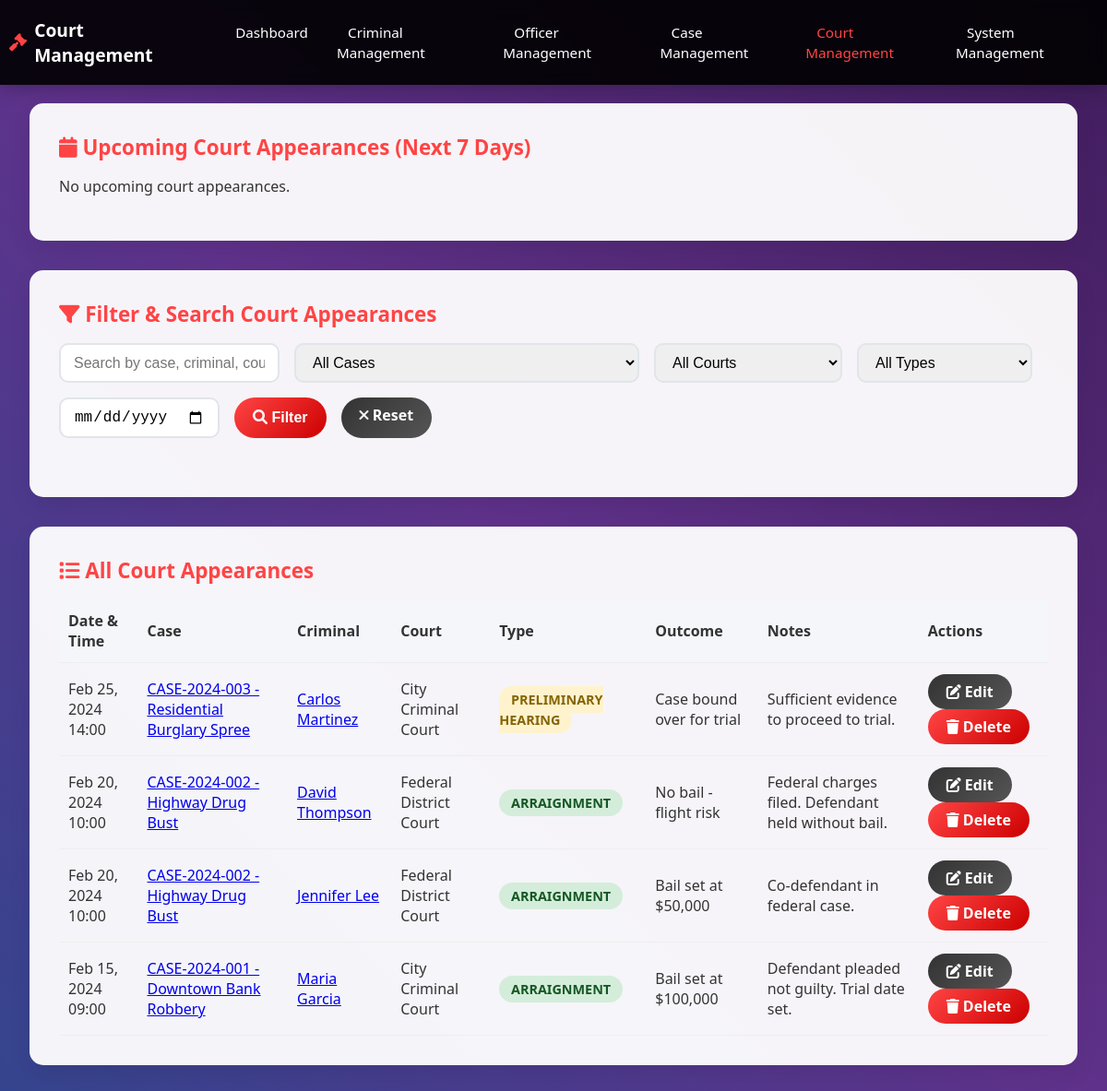
Page /modules/courts/court_management.php (signed in) on the earlier database version.
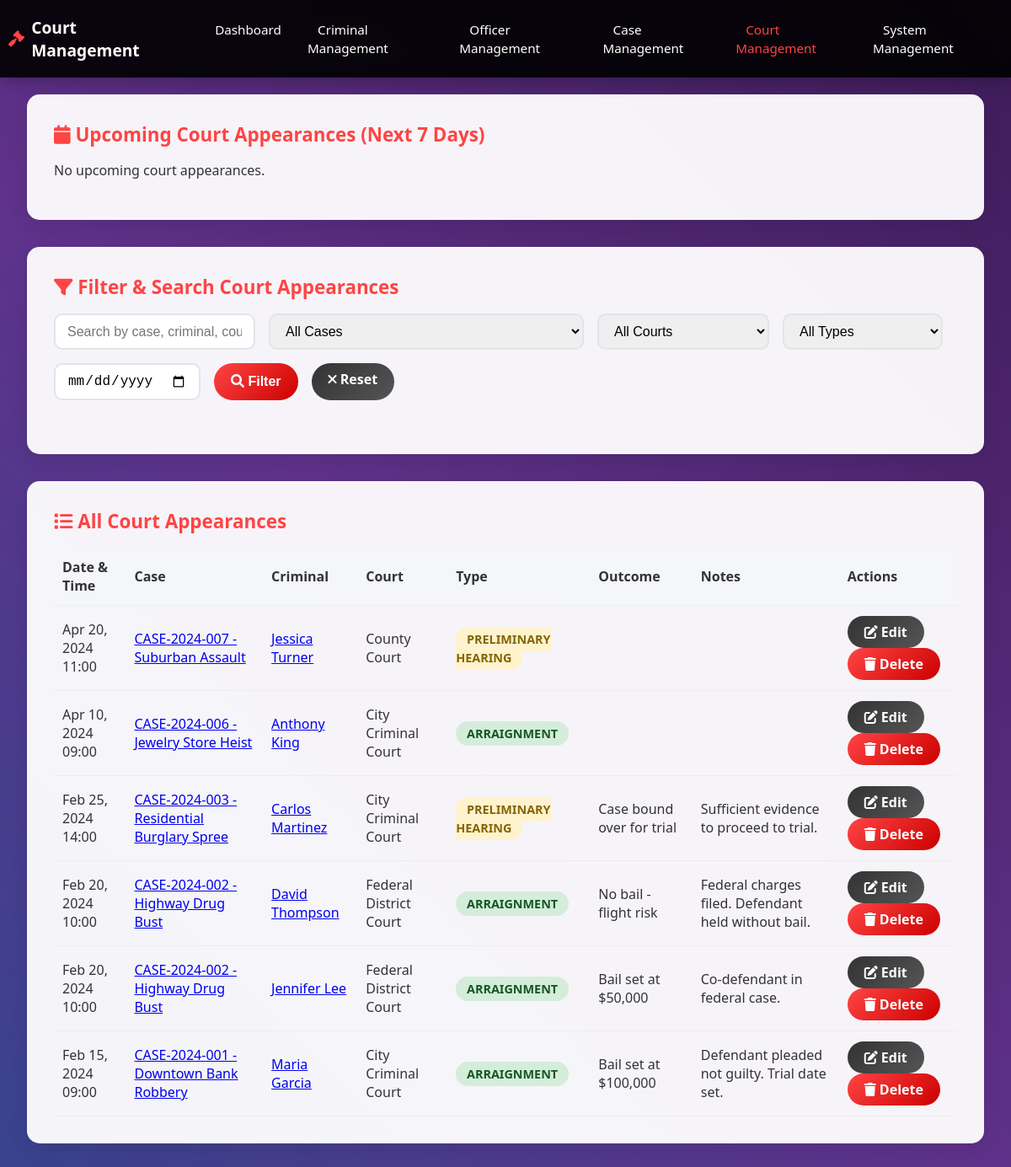
Same page on the later database version.
### tables this page shows
CREATE TABLE `court_appearances` (
  `id` int(11) NOT NULL,
  `case_id` int(11) NOT NULL,
  `criminal_id` int(11) NOT NULL,
  `court_name` varchar(100) NOT NULL,
  `court_date` datetime NOT NULL,
  `appearance_type` enum('arraignment','preliminary_hearing','trial','sentencing','appeal','other') NOT NULL,
  `outcome` text DEFAULT NULL,
  `next_hearing_date` datetime DEFAULT NULL,
  `notes` text DEFAULT NULL,
  `created_at` timestamp NOT NULL DEFAULT current_timestamp(),
  `updated_at` timestamp NOT NULL DEFAULT current_timestamp() ON UPDATE current_timestamp()
);

CREATE TABLE `cases` (
  `id` int(11) NOT NULL,
  `case_number` varchar(50) NOT NULL,
  `title` varchar(200) NOT NULL,
  `description` text NOT NULL,
  `case_type` enum('homicide','robbery','assault','drug_trafficking','fraud','burglary','theft','domestic_violence','sexual_assault','other') NOT NULL,
  `priority` enum('low','medium','high','urgent') DEFAULT 'medium',
  `status` enum('open','under_investigation','pending_trial','closed','cold_case') DEFAULT 'open',
  `location` varchar(200) NOT NULL,
  `incident_date` datetime NOT NULL,
  `reported_date` datetime NOT NULL,
  `assigned_officer` int(11) DEFAULT NULL,
  `lead_investigator` int(11) DEFAULT NULL,
  `estimated_value` decimal(12,2) DEFAULT 0.00,
  `created_by` int(11) NOT NULL,
  `created_at` timestamp NOT NULL DEFAULT current_timestamp(),
  `updated_at` timestamp NOT NULL DEFAULT current_timestamp() ON UPDATE current_timestamp(),
  `closed_at` timestamp NULL DEFAULT NULL
);

CREATE TABLE `criminals` (
  `id` int(11) NOT NULL,
  `fullname` varchar(100) NOT NULL,
  `alias` varchar(100) DEFAULT NULL,
  `date_of_birth` date NOT NULL,
  `gender` enum('male','female','other') NOT NULL,
  `nationality` varchar(50) DEFAULT NULL,
  `identification_number` varchar(50) NOT NULL,
  `address` text DEFAULT NULL,
  `phone` varchar(20) DEFAULT NULL,
  `email` varchar(100) DEFAULT NULL,
  `height` decimal(5,2) DEFAULT NULL,
  `weight` decimal(5,2) DEFAULT NULL,
  `eye_color` varchar(20) DEFAULT NULL,
  `hair_color` varchar(20) DEFAULT NULL,
  `distinguishing_marks` text DEFAULT NULL,
  `photo` varchar(255) DEFAULT NULL,
  `fingerprint_data` text DEFAULT NULL,
  `dna_sample` varchar(255) DEFAULT NULL,
  `status` enum('wanted','arrested','convicted','released','deceased') DEFAULT 'wanted',
  `risk_level` enum('low','medium','high','extreme') DEFAULT 'medium',
  `created_by` int(11) NOT NULL,
  `created_at` timestamp NOT NULL DEFAULT current_timestamp(),
  `updated_at` timestamp NOT NULL DEFAULT current_timestamp() ON UPDATE current_timestamp()
);

### modules/courts/court_management.php (the view, shortened to what this page needs)
<?php
$servername = "localhost";
$username = "root";
$password = "";
$dbname = "criminal_management";
try {
    $conn = new PDO("mysql:host=$servername;dbname=$dbname", $username, $password);
    $conn->setAttribute(PDO::ATTR_ERRMODE, PDO::ERRMODE_EXCEPTION);
} catch(PDOException $e) {
    die("Connection failed: " . $e->getMessage());
}
$search = isset($_GET['search']) ? trim($_GET['search']) : '';
$date_filter = isset($_GET['date']) ? $_GET['date'] : '';
$where_conditions = ["1=1"];
$params = [];
$where_clause = 'WHERE ' . implode(' AND ', $where_conditions);
$sql = "SELECT ca.*, c.case_number, c.title as case_title, c.case_type, cr.fullname as criminal_name
        FROM court_appearances ca
        LEFT JOIN cases c ON ca.case_id = c.id
        LEFT JOIN criminals cr ON ca.criminal_id = cr.id
        $where_clause
        ORDER BY ca.court_date DESC";
$stmt = $conn->prepare($sql);
$stmt->execute($params);
$court_appearances = $stmt->fetchAll(PDO::FETCH_ASSOC);
$upcoming_sql = "SELECT ca.*, c.case_number, c.title as case_title, cr.fullname as criminal_name
                 FROM court_appearances ca
                 LEFT JOIN cases c ON ca.case_id = c.id
                 LEFT JOIN criminals cr ON ca.criminal_id = cr.id
                 WHERE ca.court_date >= CURDATE()
                 AND ca.court_date <= DATE_ADD(CURDATE(), INTERVAL 7 DAY)
                 ORDER BY ca.court_date ASC
                 LIMIT 10";
$upcoming_stmt = $conn->prepare($upcoming_sql);
$upcoming_stmt->execute();
$upcoming = $upcoming_stmt->fetchAll(PDO::FETCH_ASSOC);
?>
<!DOCTYPE html>
<html lang="en">
<head>
    <link href="https://cdnjs.cloudflare.com/ajax/libs/font-awesome/6.0.0/css/all.min.css" rel="stylesheet">
</head>
<body>
    <div class="background-container">
    </div>
    <nav class="navbar">
        <div class="nav-content">
            <a href="dashboard.php" class="logo">
                <i class="fas fa-gavel"></i>
                Court Management
            </a>
            <ul class="nav-links">
                <li><a href="dashboard.php">Dashboard</a></li>
                <li><a href="criminal_management.php">Criminal Management</a></li>
                <li><a href="officer_management.php">Officer Management</a></li>
                <li><a href="case_management.php">Case Management</a></li>
                <li><a href="court_management.php" style="color:#ff4444;">Court Management</a></li>
                <li><a href="system_management.php">System Management</a></li>
            </ul>
        </div>
    </nav>
    <div class="main-content">
        <div class="card">
            <div class="card-title"><i class="fas fa-calendar"></i> Upcoming Court Appearances (Next 7 Days)</div>
            <?php if (count($upcoming) > 0): ?>
                <ul class="calendar-list">
                    <?php foreach ($upcoming as $item): ?>
                        <li class="calendar-item">
                            <span>
                                <span class="calendar-date"><?php echo date('M d, Y H:i', strtotime($item['court_date'])); ?></span>
                                <span class="calendar-type appearance-<?php echo $item['appearance_type']; ?>">
                                    <?php echo ucfirst(str_replace('_', ' ', $item['appearance_type'])); ?>
                                </span>
                                <span class="calendar-case">
                                    <a href="view_case.php?id=<?php echo $item['case_id']; ?>">
                                        <?php echo htmlspecialchars($item['case_number']); ?> - <?php echo htmlspecialchars($item['case_title']); ?>
                                    </a>
                                </span>
                                <span class="calendar-criminal">
                                    <a href="view_criminal.php?id=<?php echo $item['criminal_id']; ?>">
                                        <?php echo htmlspecialchars($item['criminal_name']); ?>
                                    </a>
                                </span>
                            </span>
                            <?php if ($item['notes']): ?>
                                <span class="notes"><?php echo htmlspecialchars($item['notes']); ?></span>
                            <?php endif; ?>
                        </li>
                    <?php endforeach; ?>
                </ul>
            <?php else: ?>
                <p>No upcoming court appearances.</p>
            <?php endif; ?>
        </div>
        <div class="card">
            <div class="card-title"><i class="fas fa-filter"></i> Filter & Search Court Appearances</div>
            <form class="filter-form" method="GET" action="court_management.php">
                <input type="text" name="search" placeholder="Search by case, criminal, court..." value="<?php echo htmlspecialchars($search); ?>">
                <select name="case_id">
                    <option value="">All Cases</option>
                </select>
                <select name="court">
                    <option value="">All Courts</option>
                </select>
                <select name="type">
                    <option value="">All Types</option>
                </select>
                <input type="date" name="date" value="<?php echo htmlspecialchars($date_filter); ?>">
                <button type="submit" class="btn btn-primary"><i class="fas fa-search"></i> Filter</button>
                <a href="court_management.php" class="btn btn-secondary"><i class="fas fa-times"></i> Reset</a>
            </form>
        </div>
        <div class="card">
            <div class="card-title"><i class="fas fa-list"></i> All Court Appearances</div>
            <table class="court-table">
                <thead>
                    <tr>
                        <th>Date & Time</th>
                        <th>Case</th>
                        <th>Criminal</th>
                        <th>Court</th>
                        <th>Type</th>
                        <th>Outcome</th>
                        <th>Notes</th>
                        <th>Actions</th>
                    </tr>
                </thead>
                <tbody>
                <?php if (count($court_appearances) > 0): ?>
                    <?php foreach ($court_appearances as $row): ?>
                        <tr>
                            <td><?php echo date('M d, Y H:i', strtotime($row['court_date'])); ?></td>
                            <td>
                                <a href="view_case.php?id=<?php echo $row['case_id']; ?>">
                                    <?php echo htmlspecialchars($row['case_number']); ?> - <?php echo htmlspecialchars($row['case_title']); ?>
                                </a>
                            </td>
                            <td>
                                <a href="view_criminal.php?id=<?php echo $row['criminal_id']; ?>">
                                    <?php echo htmlspecialchars($row['criminal_name']); ?>
                                </a>
                            </td>
                            <td><?php echo htmlspecialchars($row['court_name']); ?></td>
                            <td>
                                <span class="status-badge appearance-<?php echo $row['appearance_type']; ?>">
                                    <?php echo ucfirst(str_replace('_', ' ', $row['appearance_type'])); ?>
                                </span>
                            </td>
                            <td><?php echo htmlspecialchars($row['outcome']); ?></td>
                            <td><?php echo htmlspecialchars($row['notes']); ?></td>
                            <td>
                                <a href="edit_court_appearance.php?id=<?php echo $row['id']; ?>" class="btn btn-secondary btn-sm"><i class="fas fa-edit"></i> Edit</a>
                                <a href="delete_court_appearance.php?id=<?php echo $row['id']; ?>" class="btn btn-primary btn-sm" onclick="return confirm('Are you sure you want to delete this appearance?');"><i class="fas fa-trash"></i> Delete</a>
                            </td>
                        </tr>
                    <?php endforeach; ?>
                <?php else: ?>
                    <tr><td colspan="8">No court appearances found.</td></tr>
                <?php endif; ?>
                </tbody>
            </table>
        </div>
    </div>
</body>
</html>

### modules/courts/court_management.php (style rules this page uses)
body { font-family: 'Segoe UI', Tahoma, Geneva, Verdana, sans-serif; background: #f4f6f9; color: #333; margin: 0; padding: 0; }
.background-container { position: fixed; top: 0; left: 0; width: 100%; height: 100%; z-index: -1; overflow: hidden; }
.navbar { background: rgba(0,0,0,0.9); backdrop-filter: blur(10px); padding: 0.5rem 0; position: fixed; width: 100%; top: 0; z-index: 1000; box-shadow: 0 2px 20px rgba(0,0,0,0.3); }
.nav-content { display: flex; justify-content: space-between; align-items: center; max-width: 1400px; margin: 0 auto; padding: 0 10px; }
.logo { font-size: 1.2rem; font-weight: bold; color: #fff; text-decoration: none; display: flex; align-items: center; gap: 8px; }
.logo i { color: #ff4444; }
.nav-links { display: flex; list-style: none; gap: 1.2rem; }
.nav-links a { text-decoration: none; color: #fff; font-weight: 500; transition: color 0.3s ease; padding: 6px 12px; border-radius: 16px; font-size: 0.95rem; }
.main-content { margin-top: 80px; padding: 2rem; max-width: 1400px; margin-left: auto; margin-right: auto; }
.card { background: rgba(255,255,255,0.95); border-radius: 15px; box-shadow: 0 10px 25px rgba(0,0,0,0.08); padding: 2rem; margin-bottom: 2rem; transition: transform 0.3s ease, box-shadow 0.3s ease; }
.card-title { font-size: 1.4rem; color: #ff4444; margin-bottom: 1rem; font-weight: 700; }
.filter-form { display: flex; gap: 1rem; flex-wrap: wrap; margin-bottom: 2rem; }
.filter-form input, .filter-form select { padding: 10px 14px; border: 2px solid #e1e5e9; border-radius: 10px; font-size: 1rem; transition: border-color 0.3s ease; }
.btn { padding: 8px 20px; border: none; border-radius: 50px; font-size: 1rem; font-weight: 600; cursor: pointer; transition: all 0.3s ease; text-decoration: none; display: inline-block; text-align: center; }
.btn-primary { background: linear-gradient(135deg, #ff4444 0%, #cc0000 100%); color: white; }
.btn-secondary { background: linear-gradient(135deg, #333 0%, #555 100%); color: white; }
.court-table { width: 100%; border-collapse: collapse; margin-top: 1rem; }
.court-table th, .court-table td { padding: 12px 10px; border-bottom: 1px solid #eee; text-align: left; }
.court-table th { background: #f4f6fa; color: #333; }
.status-badge { padding: 0.3rem 0.8rem; border-radius: 20px; font-size: 0.9rem; font-weight: 600; text-transform: uppercase; background: #e2e3e5; color: #333; }
.appearance-arraignment { background: #d4edda; color: #155724; }
.appearance-preliminary_hearing { background: #fff3cd; color: #856404; }

Differences in the rows shown:
added court_appearances: court_date "Apr 20, 2024 11:00", case.case_number "CASE-2024-007", case.title "Suburban Assault", criminal.fullname "Jessica Turner", court_name "County Court", appearance_type "PRELIMINARY HEARING"
added court_appearances: court_date "Apr 10, 2024 09:00", case.case_number "CASE-2024-006", case.title "Jewelry Store Heist", criminal.fullname "Anthony King", court_name "City Criminal Court", appearance_type "ARRAIGNMENT"
